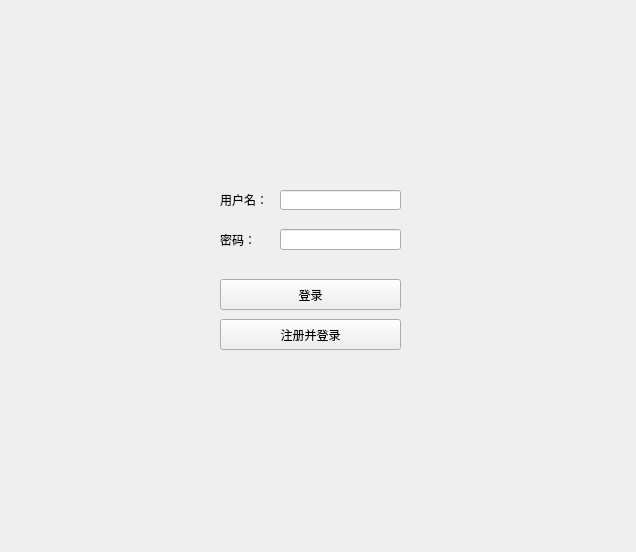
<?xml version="1.0" encoding="UTF-8"?>
<ui version="4.0">
 <class>Form</class>
 <widget class="QWidget" name="Form">
  <property name="geometry">
   <rect>
    <x>0</x>
    <y>0</y>
    <width>636</width>
    <height>552</height>
   </rect>
  </property>
  <property name="windowTitle">
   <string>Form</string>
  </property>
  <widget class="QLineEdit" name="ui1_password">
   <property name="geometry">
    <rect>
     <x>280</x>
     <y>229</y>
     <width>121</width>
     <height>21</height>
    </rect>
   </property>
   <property name="echoMode">
    <enum>QLineEdit::Password</enum>
   </property>
  </widget>
  <widget class="QLabel" name="ui1_label">
   <property name="geometry">
    <rect>
     <x>220</x>
     <y>189</y>
     <width>54</width>
     <height>21</height>
    </rect>
   </property>
   <property name="text">
    <string>用户名：</string>
   </property>
  </widget>
  <widget class="QPushButton" name="ui1_signUp">
   <property name="geometry">
    <rect>
     <x>220</x>
     <y>319</y>
     <width>181</width>
     <height>31</height>
    </rect>
   </property>
   <property name="text">
    <string>注册并登录</string>
   </property>
  </widget>
  <widget class="QLabel" name="ui1_label_2">
   <property name="geometry">
    <rect>
     <x>220</x>
     <y>229</y>
     <width>54</width>
     <height>21</height>
    </rect>
   </property>
   <property name="text">
    <string>密码：</string>
   </property>
  </widget>
  <widget class="QPushButton" name="ui1_signIn">
   <property name="geometry">
    <rect>
     <x>220</x>
     <y>279</y>
     <width>181</width>
     <height>31</height>
    </rect>
   </property>
   <property name="text">
    <string>登录</string>
   </property>
  </widget>
  <widget class="QLineEdit" name="ui1_userName">
   <property name="geometry">
    <rect>
     <x>280</x>
     <y>190</y>
     <width>121</width>
     <height>20</height>
    </rect>
   </property>
  </widget>
  <widget class="QLabel" name="ui1_background">
   <property name="geometry">
    <rect>
     <x>200</x>
     <y>150</y>
     <width>221</width>
     <height>231</height>
    </rect>
   </property>
   <property name="text">
    <string/>
   </property>
  </widget>
 </widget>
 <resources/>
 <connections/>
</ui>
